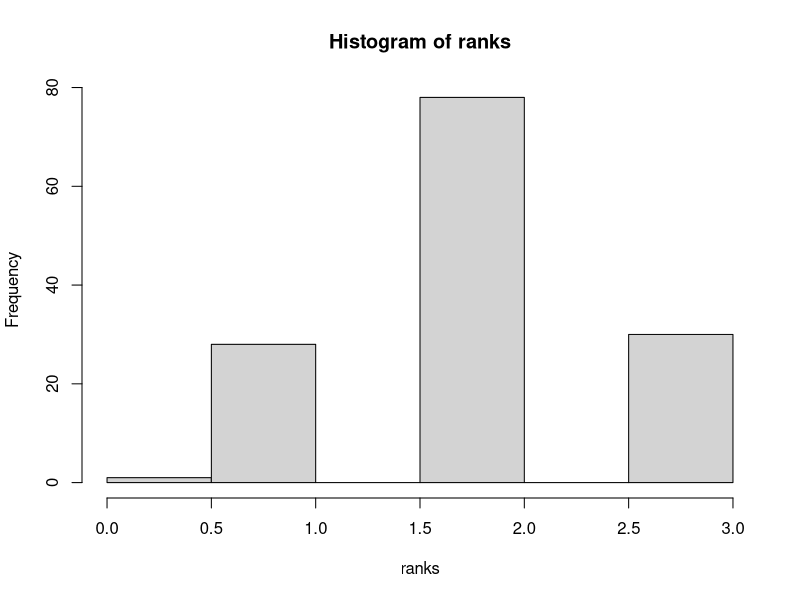
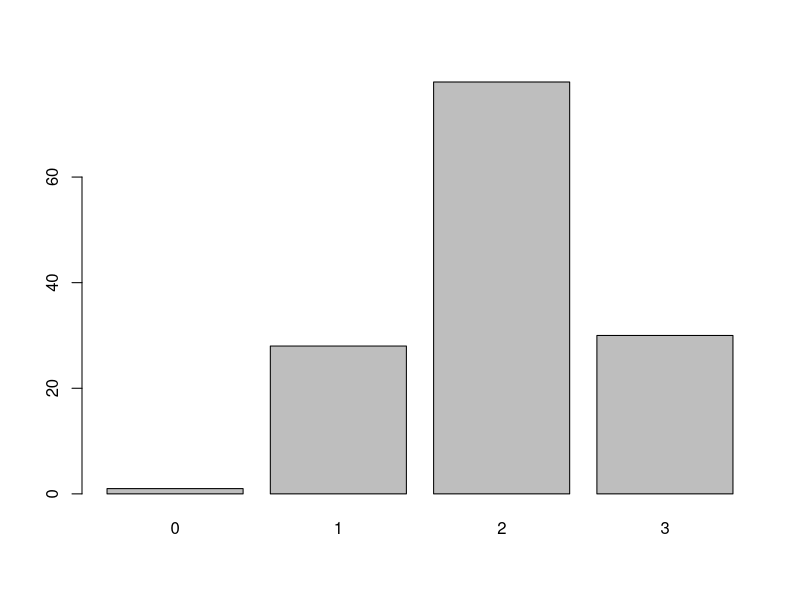

Here is the R script that generated these plots, in order: (Note: this script raises an error after producing the figures.)
all_bin_mats <- function(){
    mat <- matrix(0, nrow = 4, ncol = 4)
    all <- list(mat)
    not_at_end <- TRUE
    round <- 0
    while(not_at_end){
        prevmat <- mat
        for (i in 1:4){
            for(j in 1:4){
                if(mat[i,j] == 0){
                    mat[i,j] <- 1 # add a one
                    all[[length(all)+1]] <- mat
                }
                if(i == 4 & j ==4){ # finished this round
                    # add one more one
                    total = sum(mat) # number of ones
                    if(total == 16){
                        not_at_end = FALSE
                    }else{
                        round <- round + 1
                        col <- total %% 4
                        if(col == 0){
                            col = 4
                        }
                        row <- floor((total-col)/ 4)+1
                        prevmat[row,col] <- 1
                        # all[[length(all)+1]] <- prevmat
                    }
                }
                mat <- prevmat
            }
        }
    }
    return(all)
}
r = all_bin_mats()
ranks <- c()
library(pracma)
for(item in 1:length(r)){
    ranks[item]<- Rank(r[[item]])
}
hist(ranks)
barplot(table(ranks))

leall_012_mats <- function(list_mats){
    compiled_list <- list_mats
    start_here <- 1
    end_of_list <- length(compiled_list)
    not_at_end <- TRUE
    while(not_at_end){
        round <- 1
        for(item in start_here:end_of_list){
            # for each item, add one two
            matty <- compiled_list[[item]]
            reset_mat <- matty
            for (i in 1:4){
                for(j in 1:4){
                    if(matty[i,j]!=2){
                        if(item<length(list_mats)){
                            # still in original list
                            t <- matty
                            matty[i,j] <- 0
                            if(sum(list_mats[[item]]) > (sum(matty))){
                                # not enough ones,
                                # we already have this matrix in the list
                                matty <-t
                            }else{
                                matty[i,j] <- 2
                                compiled_list[[length(compiled_list)+1]] <- matty
                                matty <- reset_mat
                            }
                        }else{
                            matty[i,j] <- 2
                            compiled_list[[length(compiled_list)+1]] <- matty
                            matty <- reset_mat
                        }
                    }
                }
            }
        }
        # now go through and add another 2 until at 16 2s
        start_here <- end_of_list+1
        end_of_list <- length(compiled_list)
        if(sum(compiled_list[[end_of_list]]) == 32){
            not_at_end <- FALSE
        }
    }
    return(compiled_list)
}
r2 = all_012_mats(r)
ranks <- c()
library(pracma)
for(item in 1:length(r2)){
    ranks[item]<- Rank(r2[[item]])
}
hist(ranks)